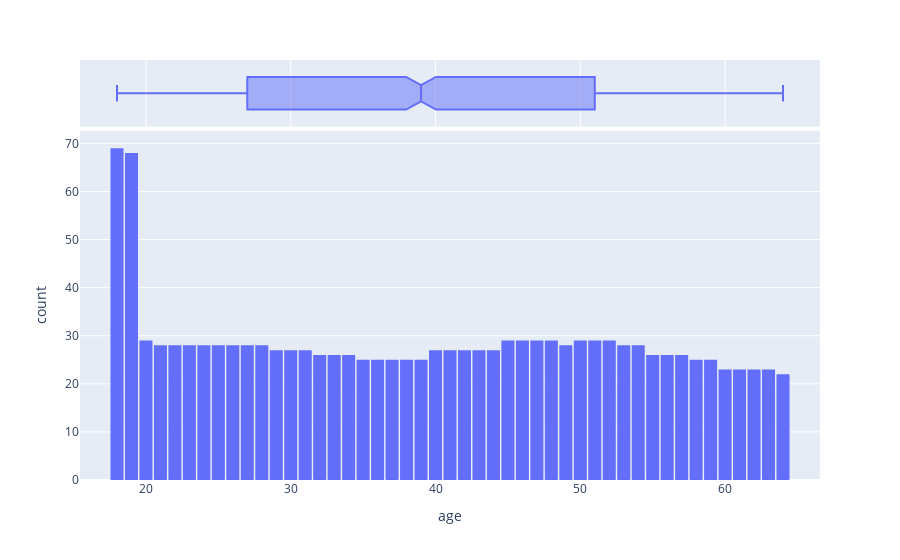

Here is the notebook cell this chart was saved with:
### Code cell
fid = px.histogram(medical_df,x='age',marginal='box',nbins=47)
fid.update_layout(bargap=0.1)
fid.show()

### Figure 1 — Plotly figure (JSON) as saved in the notebook; plotly's stock layout.template omitted (floating-point values rounded to 4 significant figures; data arrays with more than 128 entries replaced by an {"elided": "..."} marker saying what was removed)
{"data": [{"alignmentgroup": "True", "bingroup": "x", "hovertemplate": "age=%{x}<br>count=%{y}<extra></extra>", "legendgroup": "", "marker": {"color": "#636efa", "pattern": {"shape": ""}}, "name": "", "nbinsx": 47, "offsetgroup": "", "orientation": "v", "showlegend": false, "type": "histogram", "x": {"elided": "1338 int values"}, "xaxis": "x", "yaxis": "y"}, {"alignmentgroup": "True", "hovertemplate": "age=%{x}<extra></extra>", "legendgroup": "", "marker": {"color": "#636efa"}, "name": "", "notched": true, "offsetgroup": "", "showlegend": false, "type": "box", "x": {"elided": "1338 int values"}, "xaxis": "x2", "yaxis": "y2"}], "layout": {"autosize": true, "bargap": 0.1, "barmode": "relative", "legend": {"tracegroupgap": 0}, "margin": {"t": 60}, "xaxis": {"anchor": "y", "autorange": true, "domain": [0, 1], "range": [15.44, 66.56], "title": {"text": "age"}, "type": "linear"}, "xaxis2": {"anchor": "y2", "autorange": true, "domain": [0, 1], "matches": "x", "range": [15.44, 66.56], "showgrid": true, "showticklabels": false, "type": "linear"}, "yaxis": {"anchor": "x", "autorange": true, "domain": [0, 0.8316], "range": [0, 72.63], "title": {"text": "count"}}, "yaxis2": {"anchor": "x2", "autorange": true, "domain": [0.8416, 1], "matches": "y2", "range": [-0.5, 0.5], "showgrid": false, "showline": false, "showticklabels": false, "ticks": "", "type": "category"}}}
